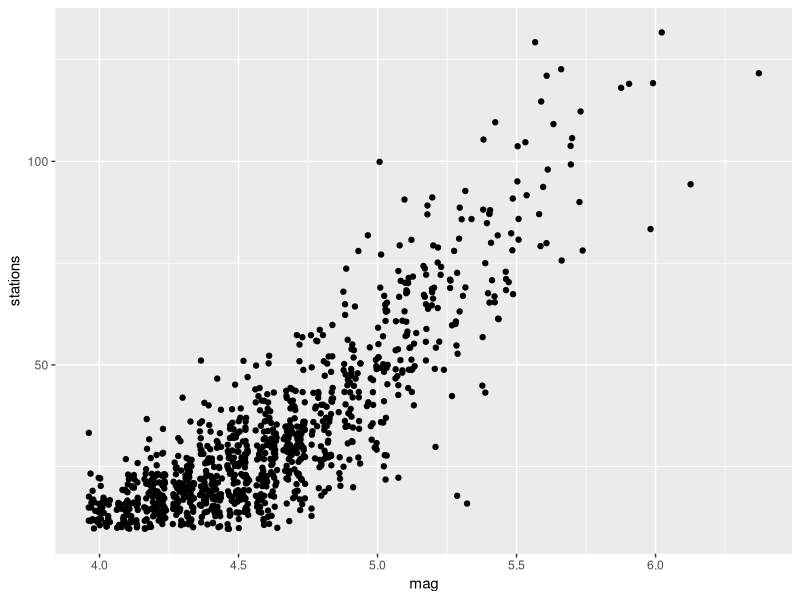
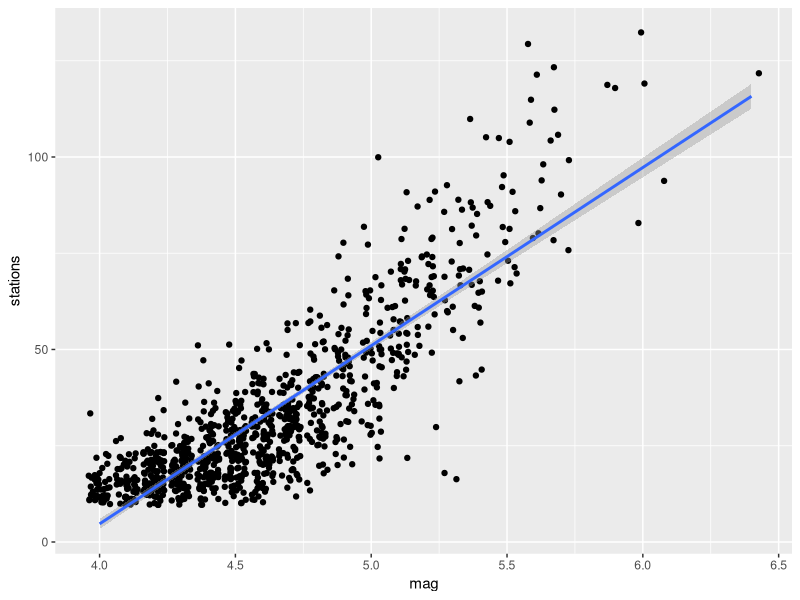

Generate these figures, in order, with R: (Note: this script raises an error after producing the figures.)
## ---- chunk 1
knitr::opts_chunk$set(echo = TRUE)
## ---- chunk 2
data(quakes)
str(quakes)
?quakes
## ---- chunk 3
library(ggplot2)
ggplot(quakes, (aes(x = mag, y = stations))) + geom_point(position = "jitter")

## ---- chunk 4
m1 <- lm(stations ~ mag, data = quakes) 
ggplot(quakes, (aes(x = mag, y = stations))) + geom_point(position = "jitter") +
  geom_smooth(method = "lm")
summary(m1)
## ---- chunk 5
x = quakes$mag
y = quakes$stations
slope <- (sd(y)/sd(x)) * cor(x,y)
slope <- m1$coefficients[2]

## ---- chunk 6
SE_slope <- summary(m1)$coef[2,2]
n <- nrow(quakes)
t_stat <- qt(.025, df = n-2)
LB <- slope - t_stat * SE_slope 
UB <- slope + t_stat * SE_slope 
c(LB, UB)
confint(m1, level = 0.95)
## ---- chunk 7
stations = -180.4243 + 46.2822*(7.0)
stations

## ---- chunk 8
n1 <- nrow(quakes)
n1
meanmag = mean(quakes$mag)
meanmag
stdmag = sd(quakes$mag)
stdmag
xsim = rnorm(n = n1, mean = meanmag, sd = stdmag)
xactual = quakes$mag
mean(xsim)

## ---- chunk 9

x1 <- quakes$mag

f_hat1 <- function(x1) {
  f_hatgen <- 46.2822*(x1) -180.4243
  return(f_hatgen)
}

f_hatsim <- function(xsim) {
  f_hatgsim <- 46.2822*(xsim) -180.4243
  return(f_hatgsim)
  }

f_hat1(5)
f_hatsim(5)


## ---- chunk 10
sqresid <- m1$res^2
var_hat <- sum(sqresid)/(1000 - 2)
stdev = sqrt(var_hat)
error <- rnorm(n = 1000, mean = 0, sd = stdev)
mean(error)
ysim1 = f_hat1(xsim) + error
mean(ysim)
## ---- chunk 11
ggplot(quakes, (aes(x = xsim, y = ysim1))) + geom_point(position = "jitter") 

## ---- chunk 12
ggplot(quakes, aes(x=lat, y=long)) + geom_point(aes(size = mag, colour = mag, alpha = 1/10)) + labs(title="Location and Magnitude of Quakes", x="Latitude", y="Longitude")
## ---- chunk 13
x <- c(1:3, 5:12)
y <- c(-7.1, -7.1, .5, -3.6, -2, -1.7, -4, -.2, -1.2, -1.2, -3.5)

library(tidyverse)
my_fun <- function(k, x, y) {
  f_k <- rep(NA, length(k))
  for (i in 1:length(k)) {
    f_k[i] <- sum(k[i] + y + x)
  }
  f_k
}

k <- 1:10
f_k <- my_fun(k, x, y)

df <- tibble(k = k, f_k = f_k)
ggplot(df, aes(x = k, y = f_k)) +
  geom_line(col = "tomato") +
  theme_bw() +
  ylab("variability")
